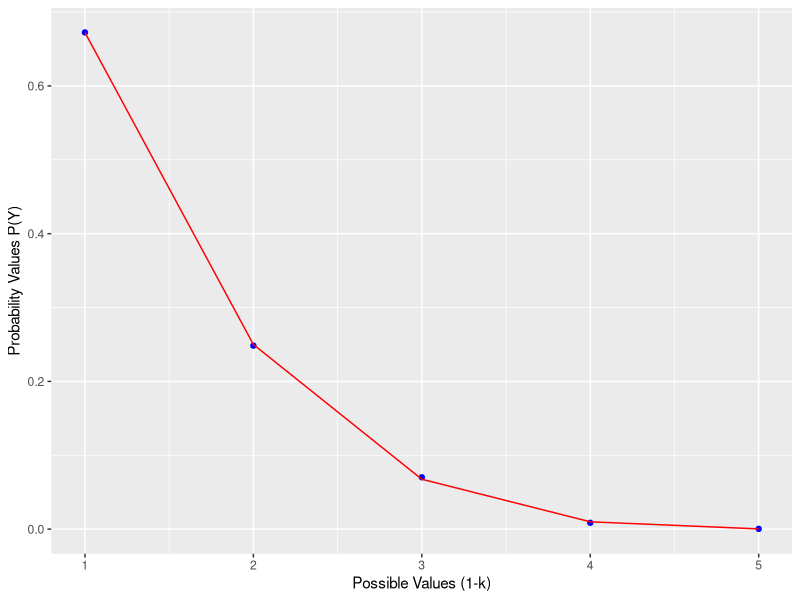

This figure's R source:
## ---- chunk 1
library(ggplot2)

## ---- chunk 2
trials <- 10000
n <- 5
k <- 5
xs <- seq(1, k)
Ys <- c()
Ps <- c()
Ps_expected <- c()

for (i in 1:trials){
  xis = sample(1:k, size=n,replace=TRUE)
  Y <- min(xis)
  Ys[i] = Y
  for (j in 1:k){
    Ps[j] <- length(which(Ys == j)) / 10000
    Ps_expected[j] <- (((k - j + 1) ** n) - ((k - j) ** n)) / (k ** n)
  }
}

plt_data <- data.frame(xs, Ps, Ps_expected)
plt_data
## ---- chunk 3
ggplot(data = plt_data) +
  geom_point(aes(x=xs, y=Ps), color='blue') +
  geom_line(aes(x=xs, y=Ps_expected), color='red') +
  xlab("Possible Values (1-k)") +
  ylab("Probability Values P(Y)") 
## ---- chunk 4
#P <- pgeom(7, 0.1) # also works, no need for loop
p <- 0.1
p_geom <- 0

for (i in 1:8){
  tmp = ((1 - p)^(i-1))*p
  # tmp = dgeom(i-1, p) # also works
  p_geom <- p_geom + tmp
}

p_geom <- 1 - p_geom
p_geom
## ---- chunk 5
# pexp(8, 0.1, lower.tail = FALSE) # should give the same result
integrand <- function(x) {.1 * exp(-.1 * x)}
p_exp <- 1 - integrate(integrand, lower = 0, upper = 8)$value
p_exp
## ---- chunk 6
# pbinom(0, 8, 0.1) # will give the same answer
p_binom <- choose(8, 0) * (0.1 ** 0) * ((1-0.1) ** (8-0))
p_binom
## ---- chunk 7
# ppois(0, 0.8) # will provide the same answer 
p_pois <- (exp(-0.8) * (10**0)) / factorial(0)
p_pois
## ---- chunk 8
models <- c('Geometric', 'Binomial', 'Exponential', 'Poisson')
probs <- c(p_geom, p_binom, p_exp, p_pois)
data.frame(models, probs)
